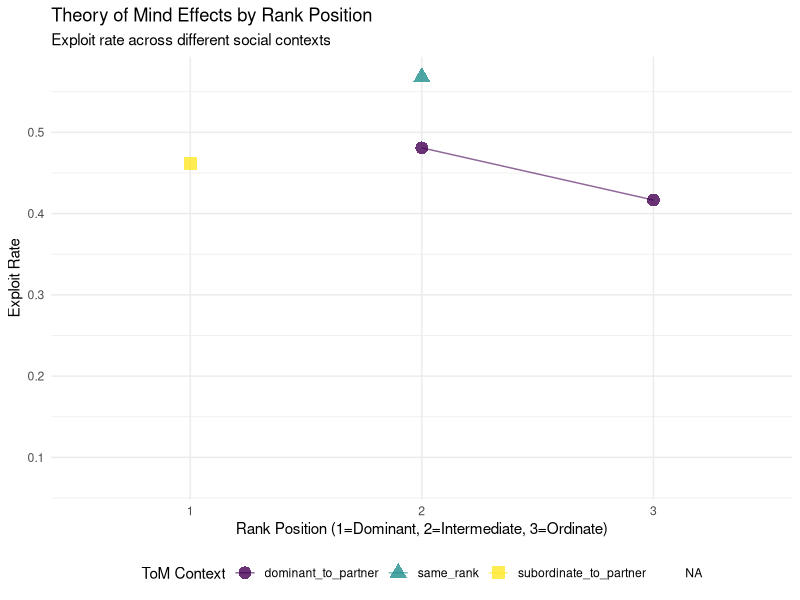
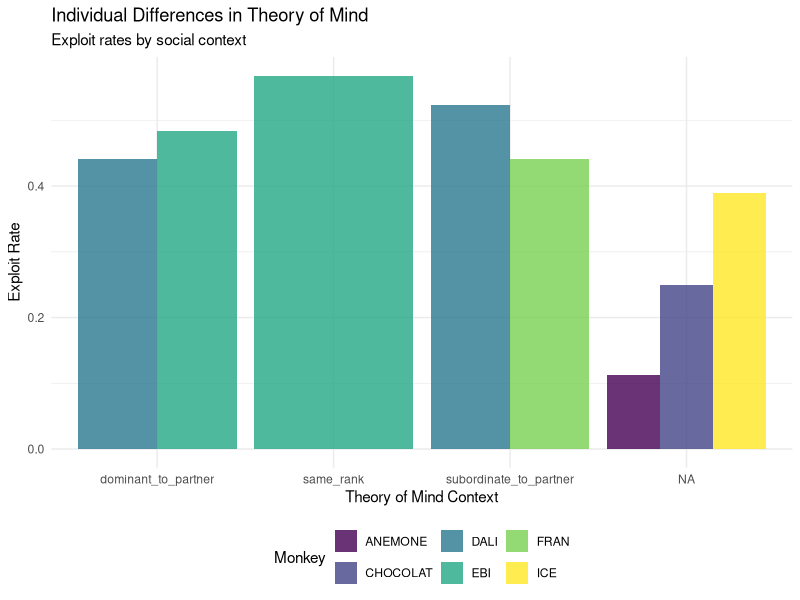
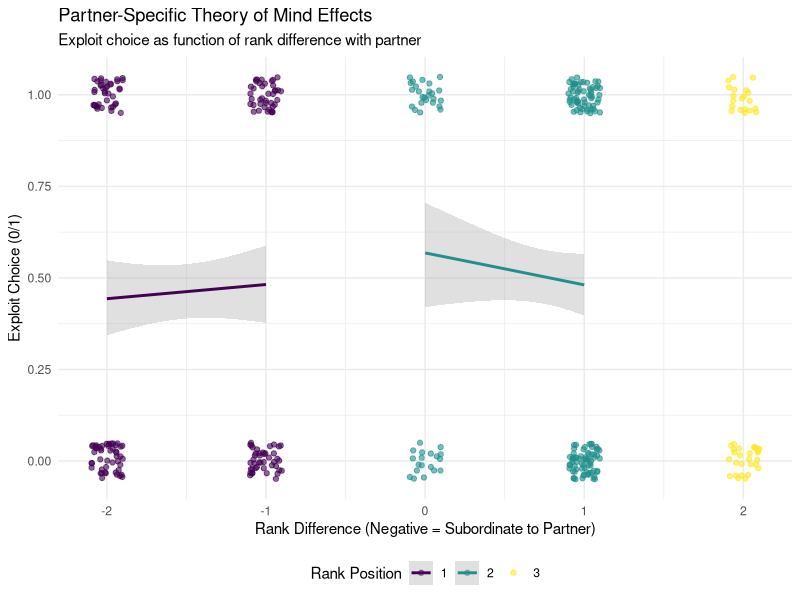
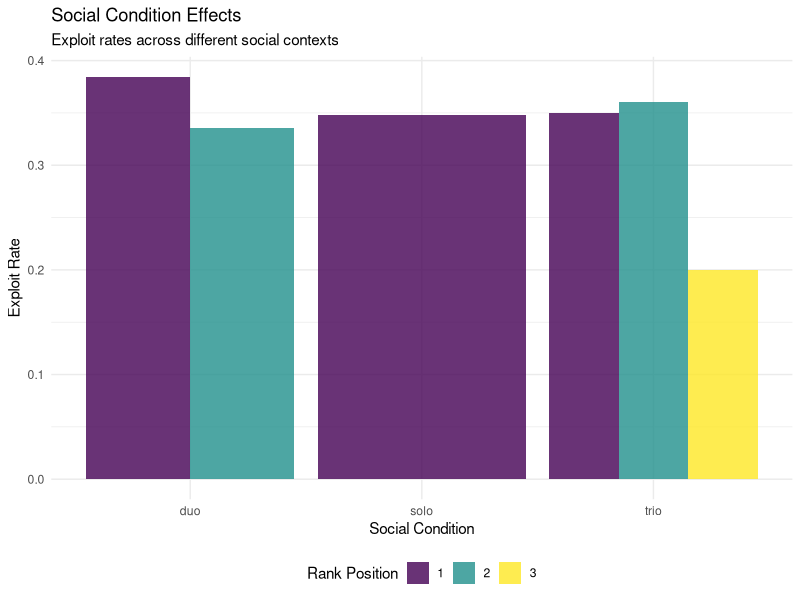

Generate these figures, in order, with R:
# =============================================================================
# BASIC THEORY OF MIND ANALYSIS FOR MONKEY DATA
# =============================================================================

# Load libraries
library(tidyverse)
library(ggplot2)
library(viridis)

# Set seed
set.seed(42)

# =============================================================================
# DATA LOADING AND CLEANING
# =============================================================================

# Load data
data <- read.csv("Explore Exploit Dataset.csv", stringsAsFactors = FALSE)

# Clean and prepare data
clean_data <- data %>%
  # Create key variables
  mutate(
    # Social condition
    social_condition = CONDITION,
    
    # Rank position
    rank_position = RELATIVE_RANK,
    
    # Decision outcome
    decision = case_when(
      grepl("exploit", OUTCOME) ~ "exploit",
      grepl("explore", OUTCOME) ~ "explore", 
      grepl("stop", OUTCOME) | grepl("none", OUTCOME) ~ "stop"
    ),
    
    # Binary exploit choice
    exploit_choice = ifelse(grepl("exploit", OUTCOME),1, 0),
    
    # Partner information
    partner = PAIRED_WITH,
    
    # Expected explore value
    expected_explore = as.numeric(expected_explore),
    
    # Subjective chosen value
    subjective_chosen = as.numeric(SUBJECTIVE_CHOSEN_VALUE)
  ) %>%
  # Remove missing data
  filter(!is.na(decision), !is.na(rank_position)) %>%
  # Create unique trial ID
  mutate(trial_id = paste(BLOCK_No, TRIAL_NUM, monkey, sep = "_"))

# =============================================================================
# DESCRIPTIVE ANALYSIS
# =============================================================================

# Summary statistics by rank and condition
summary_stats <- clean_data %>%
  group_by(monkey, rank_position, social_condition) %>%
  summarise(
    n_trials = n(),
    exploit_rate = mean(exploit_choice, na.rm = TRUE),
    explore_rate = mean(decision == "explore",na.rm = TRUE),
    stop_rate = mean(decision == "stop",na.rm = TRUE),
    avg_expected_explore = mean(expected_explore, na.rm = TRUE),
    .groups = "drop"
  )

cat("=== SUMMARY STATISTICS ===\n")
print(summary_stats)

# =============================================================================
# THEORY OF MIND ANALYSIS
# =============================================================================

# Create theory of mind variables for social conditions
tom_data <- clean_data %>%
  filter(social_condition != "solo") %>%
  mutate(
    # Partner rank (simplified)
    partner_rank = case_when(
      grepl("FRAN", partner) ~ 1,
      grepl("DALI", partner) ~ 2, 
      grepl("EBI", partner) ~ 3,    
      TRUE ~ NA_real_
    ),
    
    # Rank difference (negative = subordinate to partner)
    rank_diff = rank_position - partner_rank,
    
    # Theory of mind context
    tom_context = case_when(
      rank_diff < 0 ~ "subordinate_to_partner",
      rank_diff > 0 ~ "dominant_to_partner", 
      rank_diff == 0 ~ "same_rank"
    ),
    
    # Is subordinate to partner (key ToM test)
    is_subordinate = rank_diff < 0,
    
    # Is dominant to partner
    is_dominant = rank_diff > 0
  )

# =============================================================================
# HYPOTHESIS TESTING
# =============================================================================

# Hypothesis 1: Subordinates show different behavior than dominants
subordinate_vs_dominant <- tom_data %>%
  group_by(monkey, tom_context) %>%
  summarise(
    exploit_rate = mean(exploit_choice, na.rm = TRUE),
    n_trials = n(),
    .groups = "drop"
  ) %>%
  filter(n_trials >= 3)

cat("\n=== SUBORDINATE VS DOMINANT BEHAVIOR ===\n")
print(subordinate_vs_dominant)

# Hypothesis 2: Rank-specific theory of mind effects
rank_tom_effects <- tom_data %>%
  group_by(rank_position, tom_context) %>%
  summarise(
    exploit_rate = mean(exploit_choice, na.rm = TRUE),
    n_trials = n(),
    .groups = "drop"
  ) %>%
  filter(n_trials >= 5)

cat("\n=== RANK-SPECIFIC THEORY OF MIND EFFECTS ===\n")
print(rank_tom_effects)

# =============================================================================
# STATISTICAL TESTS
# =============================================================================

# Test 1: Do subordinates behave differently than dominants?
subordinate_test <- tom_data %>%
  filter(tom_context %in% c("subordinate_to_partner", "dominant_to_partner")) %>%
  group_by(tom_context) %>%
  summarise(
    mean_exploit = mean(exploit_choice, na.rm = TRUE),
    n_trials = n(),
    .groups = "drop"
  )

cat("\n=== SUBORDINATE VS DOMINANT BEHAVIOR TEST ===\n")
print(subordinate_test)

# Test 2: Do intermediates show context-dependent behavior?
intermediate_test <- tom_data %>%
  filter(rank_position == 2) %>%
  group_by(tom_context) %>%
  summarise(
    mean_exploit = mean(exploit_choice, na.rm = TRUE),
    n_trials = n(),
    .groups = "drop"
  )

cat("\n=== INTERMEDIATE MONKEY CONTEXT-DEPENDENT BEHAVIOR ===\n")
print(intermediate_test)

# Test3 Overall theory of mind effect
overall_tom_test <- tom_data %>%
  group_by(tom_context) %>%
  summarise(
    mean_exploit = mean(exploit_choice, na.rm = TRUE),
    n_trials = n(),
    .groups = "drop"
  )

cat("\n=== OVERALL THEORY OF MIND EFFECTS ===\n")
print(overall_tom_test)

# =============================================================================
# VISUALIZATIONS
# =============================================================================

# Plot 1: Theory of Mind Effects by Rank
p1 <- ggplot(rank_tom_effects, 
             aes(x = factor(rank_position), y = exploit_rate, 
                 color = tom_context, shape = tom_context)) +
  geom_point(size = 4, alpha = 0.8) +
  geom_line(aes(group = tom_context), alpha = 0.6) +
  scale_color_viridis_d(name = "ToM Context") +
  scale_shape_discrete(name = "ToM Context") +
  labs(title = "Theory of Mind Effects by Rank Position",
       subtitle = "Exploit rate across different social contexts",
       x = "Rank Position (1=Dominant, 2=Intermediate, 3=Ordinate)",
       y = "Exploit Rate") +
  theme_minimal() +
  theme(legend.position = "bottom")

# Save plot 1
ggsave("tom_effects_by_rank.png", p1, width = 10, height = 6, dpi = 300)

# Plot 2: Individual Differences
individual_plot <- ggplot(subordinate_vs_dominant, 
                         aes(x = tom_context, y = exploit_rate, 
                             fill = monkey)) +
  geom_bar(stat = "identity", position = "dodge", alpha = 0.8) +
  scale_fill_viridis_d(name = "Monkey") +
  labs(title = "Individual Differences in Theory of Mind",
       subtitle = "Exploit rates by social context",
       x = "Theory of Mind Context",
       y = "Exploit Rate") +
  theme_minimal() +
  theme(legend.position = "bottom")

# Save plot 2
ggsave("individual_tom_differences.png", individual_plot, width = 10, height = 6, dpi = 300)

# Plot 3: Partner-Specific Theory of Mind Effects
rank_diff_plot <- ggplot(tom_data %>% filter(!is.na(rank_diff)), 
                        aes(x = rank_diff, y = exploit_choice, 
                            color = factor(rank_position))) +
  geom_jitter(width = 0.1, height = 0.05, alpha = 0.6) +
  geom_smooth(method = "glm", method.args = list(family = "binomial"), 
              se = TRUE, alpha = 0.3) +
  scale_color_viridis_d(name = "Rank Position") +
  labs(title = "Partner-Specific Theory of Mind Effects",
       subtitle = "Exploit choice as function of rank difference with partner",
       x = "Rank Difference (Negative = Subordinate to Partner)",
       y = "Exploit Choice (0/1)") +
  theme_minimal() +
  theme(legend.position = "bottom")

# Save plot3
ggsave("partner_specific_tom_effects.png", rank_diff_plot, width = 10, height = 6, dpi = 300)

# Plot 4: Social Condition Comparison
social_comparison <- clean_data %>%
  group_by(social_condition, rank_position) %>%
  summarise(
    exploit_rate = mean(exploit_choice, na.rm = TRUE),
    n_trials = n(),
    .groups = "drop"
  ) %>%
  filter(n_trials >= 5) %>%
  ggplot(aes(x = social_condition, y = exploit_rate, 
             fill = factor(rank_position))) +
  geom_bar(stat = "identity", position = "dodge", alpha = 0.8) +
  scale_fill_viridis_d(name = "Rank Position") +
  labs(title = "Social Condition Effects",
       subtitle = "Exploit rates across different social contexts",
       x = "Social Condition",
       y = "Exploit Rate") +
  theme_minimal() +
  theme(legend.position = "bottom")

# Save plot4
ggsave("social_condition_effects.png", social_comparison, width = 10, height = 6, dpi = 300)

# =============================================================================
# KEY FINDINGS SUMMARY
# =============================================================================

cat("\n=== KEY FINDINGS SUMMARY ===\n")

# Calculate key statistics
subordinate_effect <- tom_data %>%
  filter(tom_context == "subordinate_to_partner") %>%
  summarise(mean_exploit = mean(exploit_choice, na.rm = TRUE)) %>%
  pull(mean_exploit)

dominant_effect <- tom_data %>%
  filter(tom_context == "dominant_to_partner") %>%
  summarise(mean_exploit = mean(exploit_choice, na.rm = TRUE)) %>%
  pull(mean_exploit)

cat("1. Subordinate Theory of Mind Effect:", round(subordinate_effect, 3), "\n")
cat("2. Dominant Theory of Mind Effect:", round(dominant_effect, 3), "\n")
cat("3. Difference (Subordinate - Dominant):", round(subordinate_effect - dominant_effect, 3), "\n")

# Check if subordinates show different behavior
if(abs(subordinate_effect - dominant_effect) > 0.1) {
  cat("4. THEORY OF MIND EVIDENCE: Subordinates show different behavior than dominants\n")
} else {
  cat("4. NO THEORY OF MIND EVIDENCE: Similar behavior across rank positions\n")
}

# Individual differences
individual_variation <- subordinate_vs_dominant %>%
  group_by(tom_context) %>%
  summarise(sd_rate = sd(exploit_rate, na.rm = TRUE)) %>%
  summarise(avg_sd = mean(sd_rate, na.rm = TRUE)) %>%
  pull(avg_sd)

cat("5. Individual Variation (SD):", round(individual_variation, 3), "\n")

if(individual_variation > 0.1) {
  cat("6. INDIVIDUAL DIFFERENCES: Monkeys show varying theory of mind sensitivity\n")
} else {
  cat("6. CONSISTENT BEHAVIOR: Monkeys show similar theory of mind patterns\n")
}

cat("\n=== ANALYSIS COMPLETE ===\n")
cat("Check the generated PNG files for visualizations:\n")
cat("- tom_effects_by_rank.png\n")
cat("- individual_tom_differences.png\n")
cat("- partner_specific_tom_effects.png\n")
cat("- social_condition_effects.png\n") 
